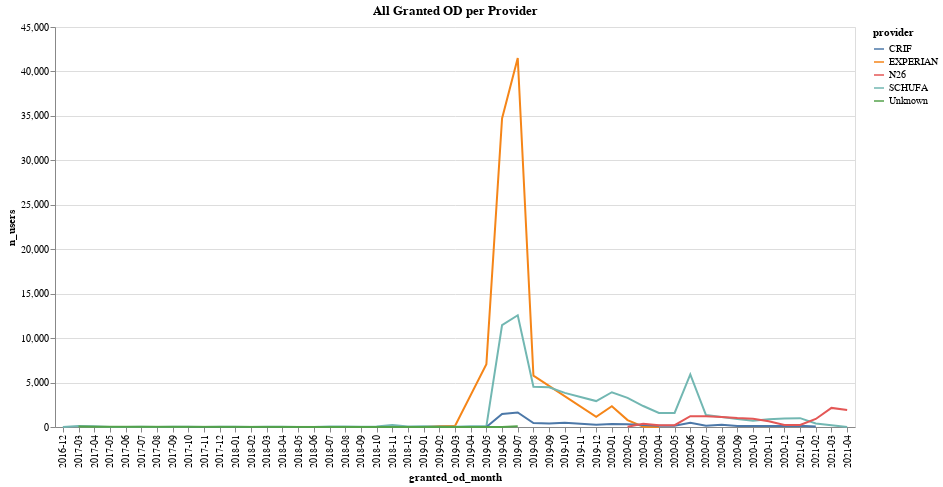

The code cell stored with this chart in its notebook:
### Markdown cell above
Below you can find all granted overdraft per provider over time.

### Code cell
af.line_multi(
    all_decisions_df, "provider:N", "granted_od_month:O", "n_users:Q", 800, 400, "x"
).properties(title="All Granted OD per Provider")

### Figure 1 — Vega-Lite specification as saved in the notebook (floating-point values rounded to 4 significant figures)
{"config": {"view": {"continuousWidth": 400, "continuousHeight": 300}}, "data": {"name": "data-eb22e9457c5ff14337f316b28eee9f24"}, "mark": "line", "encoding": {"color": {"type": "nominal", "field": "provider"}, "tooltip": {"type": "quantitative", "field": "n_users"}, "x": {"type": "ordinal", "field": "granted_od_month"}, "y": {"type": "quantitative", "field": "n_users", "sort": "x"}}, "height": 400, "title": "All Granted OD per Provider", "width": 800, "$schema": "https://vega.github.io/schema/vega-lite/v4.8.1.json", "datasets": {"data-eb22e9457c5ff14337f316b28eee9f24": [{"granted_od_month": "2019-06", "provider": "EXPERIAN", "n_users": 34708}, {"granted_od_month": "2021-01", "provider": "SCHUFA", "n_users": 993}, {"granted_od_month": "2019-06", "provider": "SCHUFA", "n_users": 11454}, {"granted_od_month": "2019-05", "provider": "SCHUFA", "n_users": 73}, {"granted_od_month": "2019-08", "provider": "SCHUFA", "n_users": 4529}, {"granted_od_month": "2020-01", "provider": "EXPERIAN", "n_users": 2338}, {"granted_od_month": "2019-07", "provider": "EXPERIAN", "n_users": 41520}, {"granted_od_month": "2019-07", "provider": "SCHUFA", "n_users": 12571}, {"granted_od_month": "2020-02", "provider": "SCHUFA", "n_users": 3280}, {"granted_od_month": "2019-10", "provider": "SCHUFA", "n_users": 3840}, {"granted_od_month": "2020-12", "provider": "CRIF", "n_users": 111}, {"granted_od_month": "2020-05", "provider": "SCHUFA", "n_users": 1585}, {"granted_od_month": "2019-05", "provider": "EXPERIAN", "n_users": 7062}, {"granted_od_month": "2020-02", "provider": "EXPERIAN", "n_users": 774}, {"granted_od_month": "2020-11", "provider": "N26", "n_users": 657}, {"granted_od_month": "2020-08", "provider": "N26", "n_users": 1120}, {"granted_od_month": "2019-08", "provider": "CRIF", "n_users": 438}, {"granted_od_month": "2019-09", "provider": "SCHUFA", "n_users": 4472}, {"granted_od_month": "2020-12", "provider": "SCHUFA", "n_users": 944}, {"granted_od_month": "2019-08", "provider": "EXPERIAN", "n_users": 5771}, {"granted_od_month": "2020-04", "provider": "CRIF", "n_users": 141}, {"granted_od_month": "2020-01", "provider": "SCHUFA", "n_users": 3911}, {"granted_od_month": "2019-12", "provider": "SCHUFA", "n_users": 2918}, {"granted_od_month": "2020-08", "provider": "SCHUFA", "n_users": 1137}, {"granted_od_month": "2020-03", "provider": "SCHUFA", "n_users": 2361}, {"granted_od_month": "2020-10", "provider": "SCHUFA", "n_users": 713}, {"granted_od_month": "2021-02", "provider": "N26", "n_users": 906}, {"granted_od_month": "2018-12", "provider": "SCHUFA", "n_users": 59}, {"granted_od_month": "2020-09", "provider": "SCHUFA", "n_users": 912}, {"granted_od_month": "2020-07", "provider": "N26", "n_users": 1212}, {"granted_od_month": "2019-12", "provider": "CRIF", "n_users": 256}, {"granted_od_month": "2021-04", "provider": "N26", "n_users": 1902}, {"granted_od_month": "2019-11", "provider": "SCHUFA", "n_users": 3373}, {"granted_od_month": "2019-07", "provider": "CRIF", "n_users": 1629}, {"granted_od_month": "2021-03", "provider": "N26", "n_users": 2147}, {"granted_od_month": "2020-04", "provider": "SCHUFA", "n_users": 1586}, {"granted_od_month": "2019-06", "provider": "CRIF", "n_users": 1455}, {"granted_od_month": "2019-12", "provider": "EXPERIAN", "n_users": 1153}, {"granted_od_month": "2020-01", "provider": "CRIF", "n_users": 349}, {"granted_od_month": "2020-06", "provider": "SCHUFA", "n_users": 5917}, {"granted_od_month": "2020-08", "provider": "CRIF", "n_users": 247}, {"granted_od_month": "2020-02", "provider": "CRIF", "n_users": 303}, {"granted_od_month": "2020-11", "provider": "SCHUFA", "n_users": 880}, {"granted_od_month": "2018-08", "provider": "Unknown", "n_users": 1}, {"granted_od_month": "2019-09", "provider": "CRIF", "n_users": 386}, {"granted_od_month": "2020-07", "provider": "SCHUFA", "n_users": 1340}, {"granted_od_month": "2017-04", "provider": "SCHUFA", "n_users": 79}, {"granted_od_month": "2021-02", "provider": "SCHUFA", "n_users": 392}, {"granted_od_month": "2020-06", "provider": "N26", "n_users": 1210}, {"granted_od_month": "2020-10", "provider": "N26", "n_users": 921}, {"granted_od_month": "2021-01", "provider": "N26", "n_users": 226}, {"granted_od_month": "2019-07", "provider": "Unknown", "n_users": 88}, {"granted_od_month": "2020-03", "provider": "N26", "n_users": 370}, {"granted_od_month": "2020-09", "provider": "N26", "n_users": 999}, {"granted_od_month": "2020-12", "provider": "N26", "n_users": 230}, {"granted_od_month": "2020-07", "provider": "CRIF", "n_users": 154}, {"granted_od_month": "2019-03", "provider": "EXPERIAN", "n_users": 123}, {"granted_od_month": "2020-03", "provider": "CRIF", "n_users": 228}, {"granted_od_month": "2021-01", "provider": "CRIF", "n_users": 153}, {"granted_od_month": "2019-02", "provider": "EXPERIAN", "n_users": 105}, {"granted_od_month": "2020-06", "provider": "CRIF", "n_users": 469}, {"granted_od_month": "2020-09", "provider": "CRIF", "n_users": 122}, {"granted_od_month": "2017-03", "provider": "SCHUFA", "n_users": 114}, {"granted_od_month": "2017-11", "provider": "SCHUFA", "n_users": 12}, {"granted_od_month": "2019-10", "provider": "CRIF", "n_users": 474}, {"granted_od_month": "2019-01", "provider": "SCHUFA", "n_users": 91}, {"granted_od_month": "2021-02", "provider": "CRIF", "n_users": 55}, {"granted_od_month": "2017-03", "provider": "Unknown", "n_users": 49}, {"granted_od_month": "2020-04", "provider": "N26", "n_users": 205}, {"granted_od_month": "2018-01", "provider": "SCHUFA", "n_users": 23}, {"granted_od_month": "2017-07", "provider": "SCHUFA", "n_users": 18}, {"granted_od_month": "2019-04", "provider": "SCHUFA", "n_users": 72}, {"granted_od_month": "2020-10", "provider": "CRIF", "n_users": 119}, {"granted_od_month": "2020-03", "provider": "EXPERIAN", "n_users": 26}, {"granted_od_month": "2017-12", "provider": "SCHUFA", "n_users": 19}, {"granted_od_month": "2018-10", "provider": "SCHUFA", "n_users": 45}, {"granted_od_month": "2018-08", "provider": "SCHUFA", "n_users": 57}, {"granted_od_month": "2019-11", "provider": "CRIF", "n_users": 367}, {"granted_od_month": "2018-12", "provider": "CRIF", "n_users": 2}, {"granted_od_month": "2020-04", "provider": "EXPERIAN", "n_users": 11}, {"granted_od_month": "2020-05", "provider": "N26", "n_users": 208}, {"granted_od_month": "2018-07", "provider": "SCHUFA", "n_users": 57}, {"granted_od_month": "2020-05", "provider": "CRIF", "n_users": 135}, {"granted_od_month": "2018-05", "provider": "CRIF", "n_users": 1}, {"granted_od_month": "2017-06", "provider": "SCHUFA", "n_users": 9}, {"granted_od_month": "2017-09", "provider": "SCHUFA", "n_users": 16}, {"granted_od_month": "2018-11", "provider": "SCHUFA", "n_users": 219}, {"granted_od_month": "2018-09", "provider": "SCHUFA", "n_users": 41}, {"granted_od_month": "2017-10", "provider": "SCHUFA", "n_users": 23}, {"granted_od_month": "2018-01", "provider": "CRIF", "n_users": 2}, {"granted_od_month": "2020-02", "provider": "N26", "n_users": 18}, {"granted_od_month": "2019-03", "provider": "SCHUFA", "n_users": 40}, {"granted_od_month": "2018-03", "provider": "SCHUFA", "n_users": 22}, {"granted_od_month": "2019-02", "provider": "SCHUFA", "n_users": 57}, {"granted_od_month": "2017-04", "provider": "Unknown", "n_users": 15}, {"granted_od_month": "2018-11", "provider": "CRIF", "n_users": 5}, {"granted_od_month": "2020-11", "provider": "CRIF", "n_users": 99}, {"granted_od_month": "2018-05", "provider": "SCHUFA", "n_users": 12}, {"granted_od_month": "2018-04", "provider": "SCHUFA", "n_users": 17}, {"granted_od_month": "2018-06", "provider": "SCHUFA", "n_users": 12}, {"granted_od_month": "2017-08", "provider": "SCHUFA", "n_users": 10}, {"granted_od_month": "2018-02", "provider": "SCHUFA", "n_users": 12}, {"granted_od_month": "2019-04", "provider": "CRIF", "n_users": 6}, {"granted_od_month": "2019-06", "provider": "Unknown", "n_users": 11}, {"granted_od_month": "2019-01", "provider": "CRIF", "n_users": 8}, {"granted_od_month": "2016-12", "provider": "SCHUFA", "n_users": 2}, {"granted_od_month": "2017-05", "provider": "SCHUFA", "n_users": 2}, {"granted_od_month": "2017-12", "provider": "CRIF", "n_users": 1}, {"granted_od_month": "2018-04", "provider": "CRIF", "n_users": 1}, {"granted_od_month": "2018-09", "provider": "CRIF", "n_users": 1}, {"granted_od_month": "2018-08", "provider": "CRIF", "n_users": 4}, {"granted_od_month": "2017-10", "provider": "CRIF", "n_users": 1}, {"granted_od_month": "2018-07", "provider": "CRIF", "n_users": 4}, {"granted_od_month": "2018-02", "provider": "CRIF", "n_users": 2}, {"granted_od_month": "2017-11", "provider": "CRIF", "n_users": 2}, {"granted_od_month": "2019-05", "provider": "CRIF", "n_users": 4}, {"granted_od_month": "2019-03", "provider": "CRIF", "n_users": 3}, {"granted_od_month": "2019-01", "provider": "EXPERIAN", "n_users": 1}, {"granted_od_month": "2018-11", "provider": "Unknown", "n_users": 2}, {"granted_od_month": "2021-04", "provider": "SCHUFA", "n_users": 1}, {"granted_od_month": "2018-03", "provider": "CRIF", "n_users": 1}, {"granted_od_month": "2019-02", "provider": "CRIF", "n_users": 3}, {"granted_od_month": "2018-10", "provider": "CRIF", "n_users": 2}]}}
